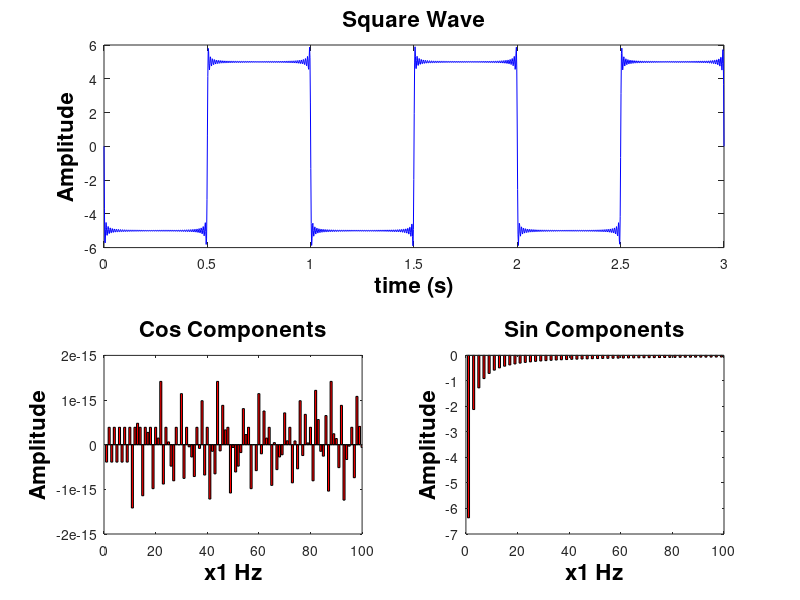

Write MATLAB code to recreate this figure.
% USAGE: square_wave_project ([T, [num, [max, [min, [start, [state]]]]]])

function [] = square_wave_project (varargin)	
	% if there is more coputing power, increase these
	periods = 3;	% number of periods to display
	points = 500;	% number of points each second, recommend at least 500
	
	% get the default values for unstated options
	[T, num, max, min, start, state] = default_options(varargin)
	
	t = linspace(start, start+periods*T, points*periods*T);
	[f, aN, bN] = make_square_wave(T, num, max, min, start, state, t);
	
	visualization(f, t, aN, bN, 1/T);
end

function [T, num, max, min, start, state] = default_options (varargin)
	T_default = 1;		% period
	num_default = 100;	% number of addends to compute
	max_default = 5;	% high value
	min_default = -5;	% low value
	start_default = 0;	% starting time	
	state_default = 0;	% starting state (1 or 0)
	
	% only want 6 optional inputs at most
	numvarargs = length(varargin{1});
	if numvarargs > 6
    error('square_wave_project:TooManyInputs', ...
        'requires at most 6 optional inputs');
	end
	
	% set defaults for optional inputs
	optargs = {T_default, num_default, max_default, min_default, start_default, state_default};
	
	% overwrite the default values with input values
	optargs(1:numvarargs) = varargin{1};

	% place optional args in memorable variable names
	[T, num, max, min, start, state] = optargs{:};
end

function [f, aN, bN] = make_square_wave (T, num, max, min, start, state, t)
	% f1=max if state=1, f1=min if state=0
	f1 = mod(state, 2)*max + (1 - mod(state, 2))*min;
	f2 = mod(state, 2)*min + (1 - mod(state, 2))*max;
    w = 2*pi/T;
	
	% initialize f with the first coefficient
	a0 = (max + min)/2;
	for i=1 : length(t)
		f(i) = a0;
	end
	
	% calculate the coefficient for the addends
	for(i=1 : num)
		aN(i) = 2*(f1-f2)*(sin(i*w*(start+T/2))-sin(i*w*start))/(w*i*T);
		bN(i) = -2*(f1-f2)*(cos(i*w*(start+T/2))-cos(i*w*start))/(w*i*T);
		for j=1 : length(t)
			cos_component(i, j) = aN(i)*cos(i*w*t(j));
			sin_component(i, j) = bN(i)*sin(i*w*t(j));
			f(j) = f(j) + cos_component(i, j) + sin_component(i, j);
		end
	end
end

function [] = visualization (f, t, aN, bN, freq)
	figure(1);
    clf;
    hold on;
    grid on;
	
	vert=2;
	horz=2;
	
	subplot(vert, horz, [1,2]);
	plot(t, f, 'b-');
	title('Square Wave','FontSize',16,'FontWeight','bold','Color','k');
	xlabel('time (s)','FontSize',16,'FontWeight','bold','Color','k');
	ylabel('Amplitude','FontSize',16,'FontWeight','bold','Color','k');
	
	step = freq : freq : freq*size(aN, 2);	% start : step : stop
	
	subplot(vert, horz, 3);
	bar(step, aN, 'r');
	% this one only works for Octave
	% axis([0 size(aN, 2)]);
	xlim([0 size(aN, 2)]);
	title('Cos Components','FontSize',16,'FontWeight','bold','Color','k');
	xlabel(['x', num2str(freq), ' Hz'],'FontSize',16,'FontWeight','bold','Color','k');
	ylabel('Amplitude','FontSize',16,'FontWeight','bold','Color','k');
	
	subplot(vert, horz, 4);
	bar(step, bN, 'r');
	% this one only works for Octave
	% axis([0 size(bN, 2)]);
	xlim([0 size(aN, 2)]);
	title('Sin Components','FontSize',16,'FontWeight','bold','Color','k');
	xlabel(['x', num2str(freq), ' Hz'],'FontSize',16,'FontWeight','bold','Color','k');
	ylabel('Amplitude','FontSize',16,'FontWeight','bold','Color','k');
end
